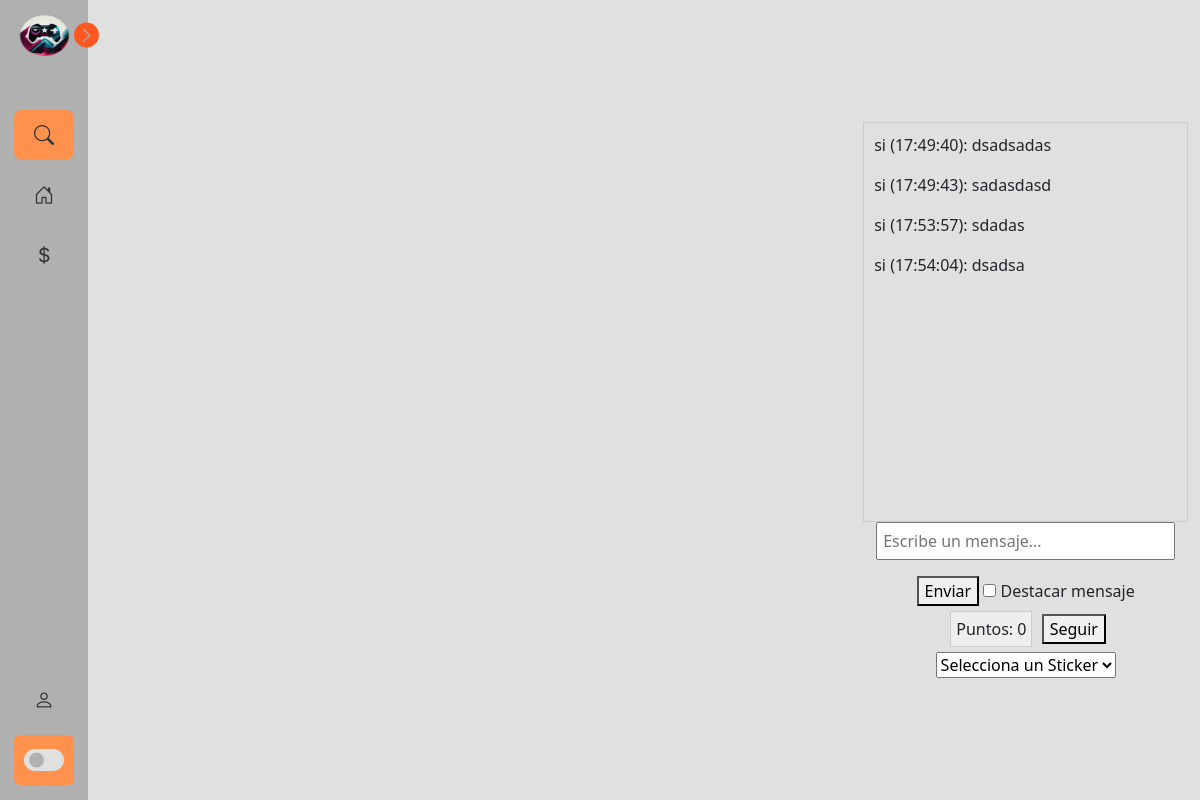
Screenshot of /streamStramer/1/ (signed in) with the database file from the repository.
### app/tvapp/models.py (models this page shows, shortened)
class MensajeChat(models.Model):
    usuario = models.ForeignKey(User, on_delete=models.CASCADE)
    sala = models.ForeignKey('Sala', on_delete=models.CASCADE)
    mensaje = models.TextField()
    timestamp = models.DateTimeField(auto_now_add=True)

class Puntos(models.Model):
    usuario = models.OneToOneField(User, on_delete=models.CASCADE)
    puntos = models.IntegerField(default=0)

### app/tvapp/views.py (the view)
# urls.py: path('streamStramer/<int:sala_id>/', views.streamStramer, name='streamStramer'),
@login_required
def streamStramer(request, sala_id):
    usuario_actual = request.user
    puntos_usuario = None
    sala = get_object_or_404(Sala, id=sala_id)
    mensajes = MensajeChat.objects.filter(sala=sala).order_by('timestamp')
    if usuario_actual.is_authenticated:
        puntos_usuario, created = Puntos.objects.get_or_create(usuario=request.user)
        if request.method == 'GET':
            sala = get_object_or_404(Sala, id=sala_id)
            mensajes = MensajeChat.objects.filter(sala=sala).order_by('timestamp')
            data = [{'usuario': mensaje.usuario.username, 'mensaje': mensaje.mensaje, 'timestamp': str(mensaje.timestamp)} for mensaje in mensajes]
    return render(request, 'streamStramer.html', { 'sala': sala, 'mensajes': mensajes, 'puntos_usuario': puntos_usuario})

### app/tvapp/templates/streamStramer.html (shortened to what this page needs)
{% extends 'baseInicio.html' %}
{% load static %}
{% block head %}
<link rel="stylesheet" href="{% static 'css/chat.css' %}">
{% endblock %}
{% block content %}
<div data-email="{{ email }}" class="body">
    <div class="container" id="chat-container">
        <div id="chat">
            {% for mensaje in mensajes %}
                <p>{{ mensaje.usuario.username }} ({{ mensaje.timestamp|date:"H:i:s" }}): {{ mensaje.mensaje }}</p>
            {% endfor %}
        </div>
        <form id="enviar_mensaje" action="/enviar_mensaje/{{sala.id}}" method="POST" enctype="multipart/form-data">
                <input name="mensaje" type="text" id="input" placeholder="Escribe un mensaje...">
                <button type="button" onclick="sendMessage()">Enviar</button>
                <input type="checkbox" id="destacar"> Destacar mensaje
                <br>
                {% if user.is_authenticated %}
                <span class="puntos-container">Puntos: {{ puntos_usuario.puntos }}</span>
                <button id="seguir-btn">Seguir</button>
                {% endif %}
                <select id="sticker-dropdown">
                    <option value="" selected>Selecciona un Sticker</option>
                </select>
            </form>
    </div>
</div>
{% endblock %}

### app/tvapp/static/css/styleNavbar.css (style rules this page uses)
:root { --body-color: #e0e0e0; --sidebar-color: #b0b0b0; --primary-color: #ff5722; --primary-color-light: #ff914d; --toggle-color: #e0e0e0; --text-color: #333333; --tran-03: all 0.2s ease; --tran-03: all 0.3s ease; --tran-04: all 0.3s ease; --tran-05: all 0.3s ease; }
body { min-height: 100vh; background-color: var(--body-color); transition: var(--tran-05); }

### app/tvapp/static/css/chat.css (style rules this page uses)
#chat { width: 300px; height: 400px; border: 1px solid #ccc; }
#input { width: 300px; }
.puntos-container { background-color: #eee; padding: 5px; margin: 5px; border: 1px solid #ccc; display: inline-block; }
.body { display: flex; justify-content: center; align-items: center; height: 100vh; margin: 0; }
.container { text-align: center; }
#chat-container { overflow-y: hidden; width: 500px; height: auto; }
#chat { overflow-y: auto; text-align: left; width: 100%; padding: 10px; }
#input { width: 92%; padding: 5px; }

### rows the page displays
MensajeChat: usuario.username "si", timestamp "17:49:40", mensaje "dsadsadas"
MensajeChat: usuario.username "si", timestamp "17:49:43", mensaje "sadasdasd"
MensajeChat: usuario.username "si", timestamp "17:53:57", mensaje "sdadas"
MensajeChat: usuario.username "si", timestamp "17:54:04", mensaje "dsadsa"
Puntos: puntos "0"
